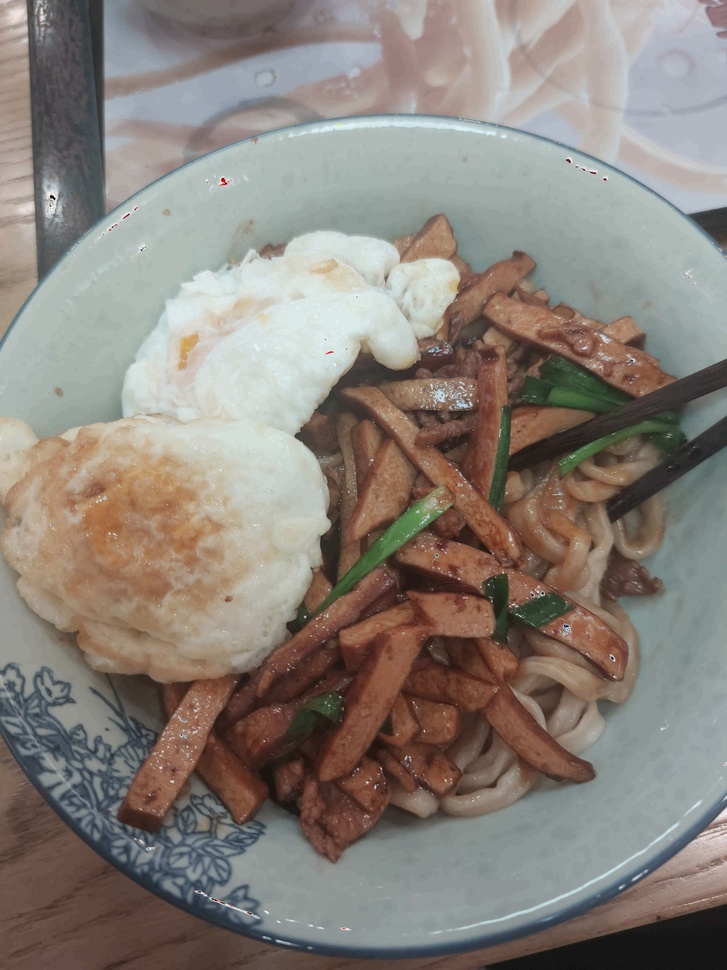
#> input picture noddles_after_20.jpeg, 727 x 970 px, shrunk from 4344 x 5792 before the run, found by its file name; the run also reads 2 pictures not shown here
$ python helper.py
#> lines starting #> are read from the running program, lines starting #| are printed output that depends on the picture
'''
Author: mousechannel mochenghh@gmail.com
Date: 2022-12-07 19:24:21
LastEditors: mousechannel mochenghh@gmail.com
LastEditTime: 2022-12-07 19:49:57
FilePath: \数字图像处理2\code\JPEG\helper.py
Description: 这是默认设置,请设置`customMade`, 打开koroFileHeader查看配置 进行设置: https://github.com/OBKoro1/koro1FileHeader/wiki/%E9%85%8D%E7%BD%AE
'''
import cv2 as cv
import numpy as np

def RMSE(data, origin):
    size = data.size
    sum = 0
    n = data.shape[0]
    m = data.shape[1]
    for i in range(n):
        for j in range(m):
            sum = sum + np.square(int(data[i][j]) -  origin[i][j] )
    sum = sum / size
    return np.sqrt(sum)

img1 = cv.imread('./noddles.png', 0)


img2 = cv.imread('./noddles_after_20.jpeg', 0)
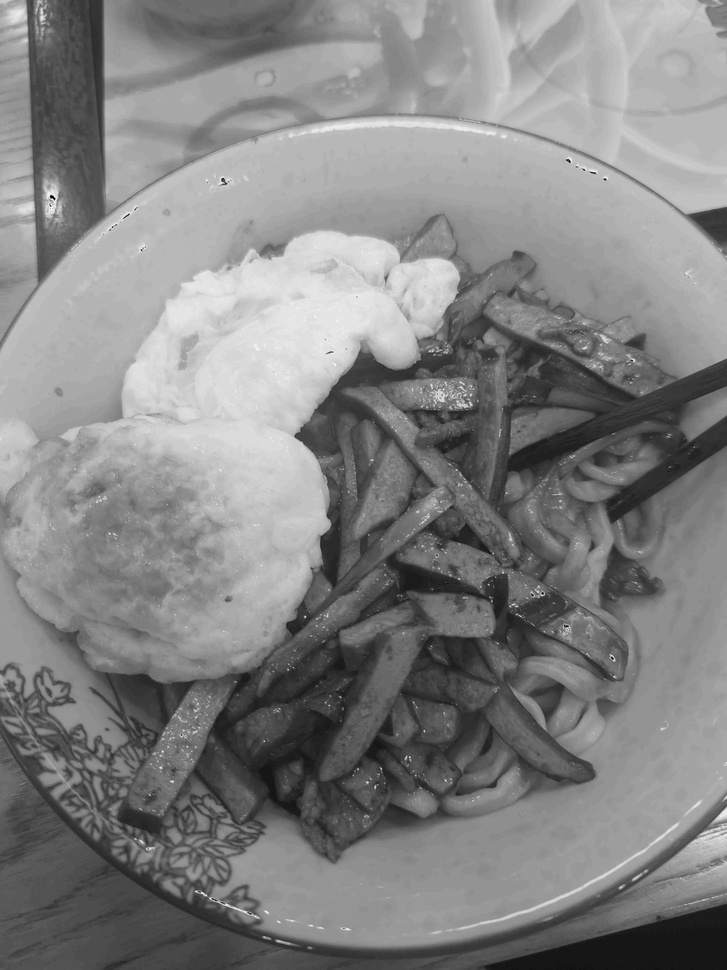
#> img2: shape (970, 727); min 0, max 255, mean 130.8
img3 = cv.imread('./noddles_after_40.jpeg', 0)
#> img3: shape (970, 727); min 0, max 255, mean 130.8
img4 = cv.imread('./noddles_after_60.jpeg', 0)
#> img4: shape (970, 727); min 0, max 255, mean 130.8
#> (the run stopped early here; a loop or call above may not have finished)
